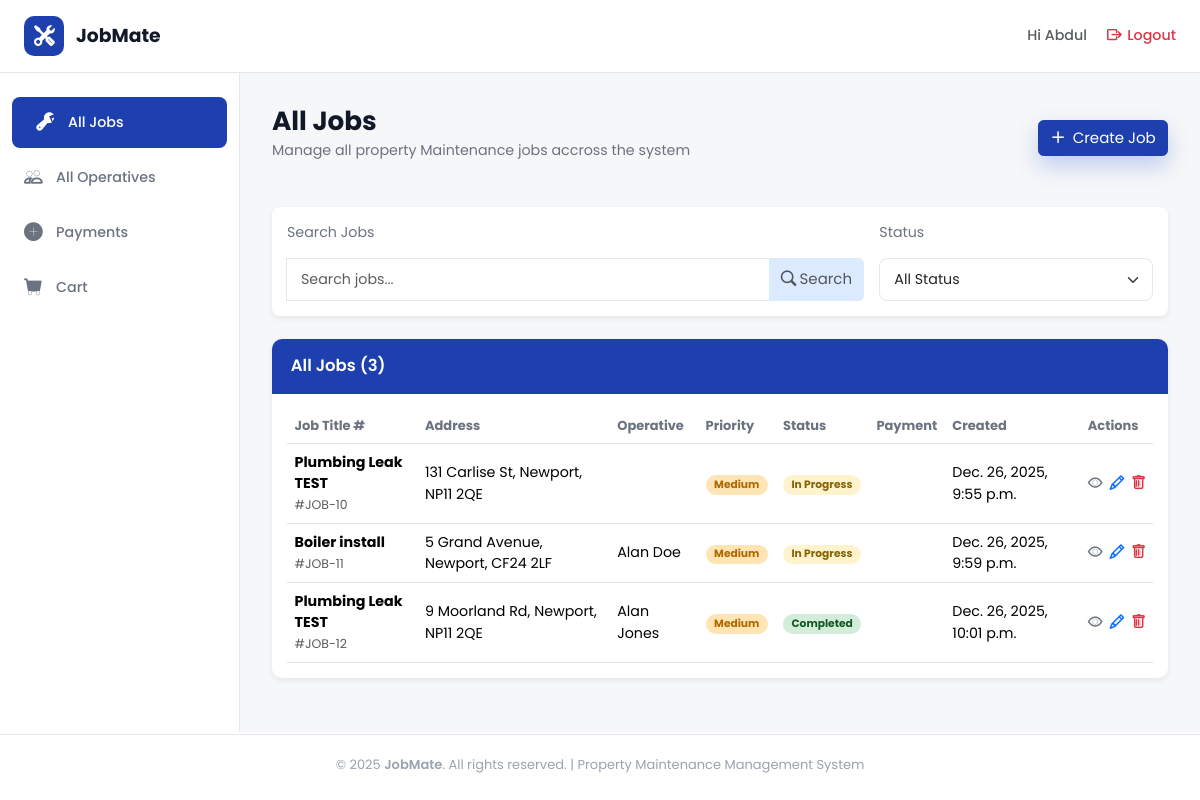
Before: /jobs/all_jobs/ (signed in) with the older database file.
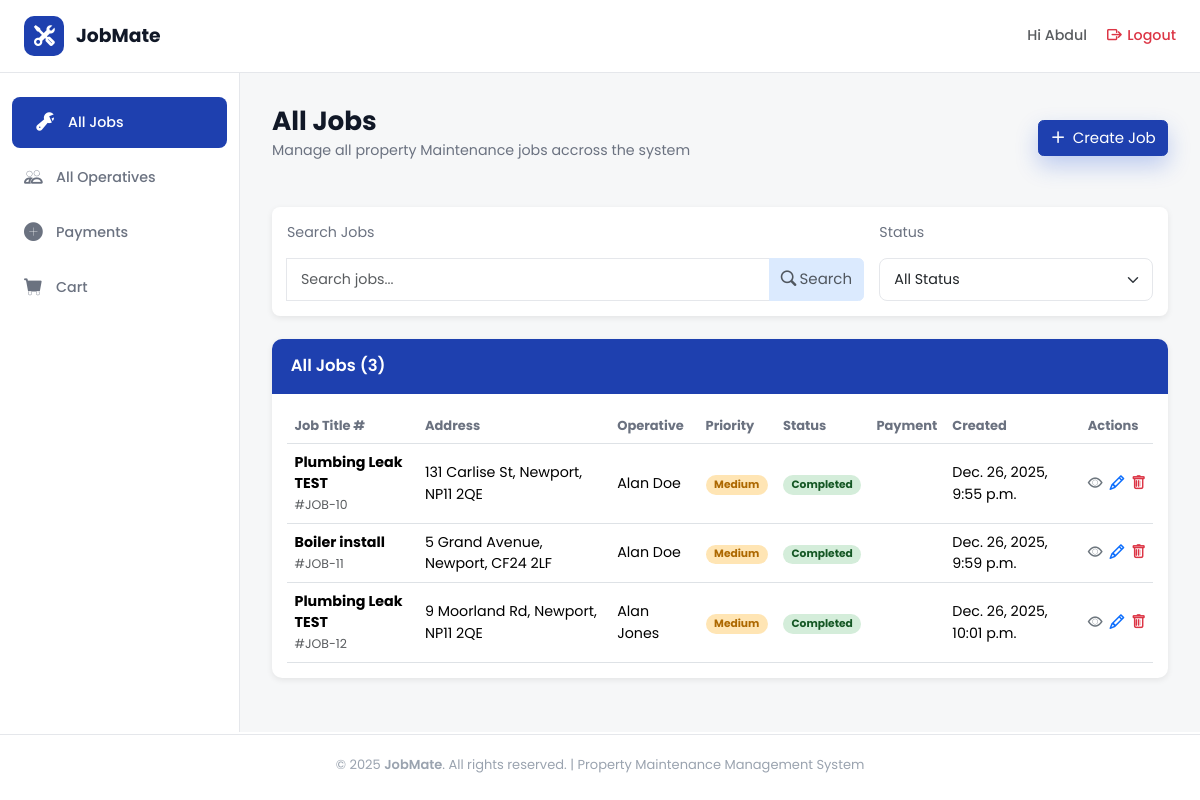
After: the same page with the newer database file.
### jobs/models.py (models this page shows, shortened)
class Job(models.Model):
    PRIORITY_CHOICES = [
        ('high', 'High'),
        ('medium', 'Medium'),
        ('low', 'Low'),
    ]
    CATEGORY_CHOICES = [
        ('plumbing', 'Plumbing'),
        ('heating', 'Heating'),
        ('electrical', 'Electrical'),
    ]
    STATUS_CHOICES = [
        ("pending", "Pending"),
        ("in_progress", "In Progress"),
        ("completed", "Completed"),
        ("cancelled", "Cancelled"),
    ]
    job_title = models.CharField(max_length=100)
    property_owner = models.CharField(max_length=100)
    address = models.CharField(max_length=200)
    city = models.CharField(max_length=100)
    post_code = models.CharField(max_length=20)
    tenant_name = models.CharField(
        max_length=100,
        null=True,
        blank=True
    )
    tenant_phone = models.CharField(
        max_length=20,
        null=True,
        blank=True
    )
    tenant_email = models.EmailField(
        max_length=254,
        null=True,
        blank=True
    )
    priority = models.CharField(
        max_length=20,
        choices=PRIORITY_CHOICES,
        default='medium'
    )
    category = models.CharField(
        max_length=20,
        choices=CATEGORY_CHOICES
    )
    status = models.CharField(
        max_length=20,
        choices=STATUS_CHOICES,
        default="pending"
    )
    description = models.TextField()
    created_at = models.DateTimeField(auto_now_add=True)
    updated_at = models.DateTimeField(auto_now=True)
    due_date = models.DateField()
    estimated_hours = models.DecimalField(
        max_digits=4,
        decimal_places=1,
        null=True,
        blank=True
    )
    job_cost = models.DecimalField(
        max_digits=10,
        decimal_places=2,
        null=True,
        blank=True
    )
    assigned_operative = models.ForeignKey(
        User,
        on_delete=models.SET_NULL,
        null=True,
        blank=True,
        related_name="assigned_jobs"
    )

### jobs/views.py (the view)
# urls.py: path('all_jobs/', views.all_jobs, name='all_jobs'),
@login_required
def all_jobs(request):
    user = request.user
    search_query = request.GET.get("search_term")
    status_filter = request.GET.get("status_filter")
    if user.profile.role != "Admin":
        job_list = Job.objects.filter(assigned_operative=user)
    else:
        job_list = Job.objects.all()
    if search_query:
        job_list = job_list.filter(
            Q(job_title__icontains=search_query) |
            Q(address__icontains=search_query) |
            Q(city__icontains=search_query) |
            Q(post_code__icontains=search_query))
    if status_filter:
        job_list = job_list.filter(status=status_filter)
    for job in job_list:
        transaction = (
            Transaction.objects
            .filter(job=job)
            .order_by("-created_at")
            .first()
        )
        job.payment_status = transaction.status if transaction else None
    print(job.payment_status)
    return render(request, 'all_jobs.html', {"job_list": job_list, "status_filter": status_filter, "search_query": search_query, "job.payment_staus": job.payment_status})

### jobs/templates/all_jobs.html (shortened to what this page needs)
{% extends "dashboard_base.html" %}
{% load static %}
{% block content %}
<div class="heading-section d-flex flex-column justify-content-between flex-md-row">
  <div class="row">
    <h1 class="section-title">All Jobs</h1>
    <p class="section-subtitle">
      Manage all property Maintenance jobs accross the system
    </p>
  </div>
  {% if request.user.is_authenticated and request.user.profile.role == "Admin" %}
  <a href="{% url 'jobs:create_job' %}"
    class="btn btn-primary shadow-cta d-flex align-items-center justify-content-center h-50 mt-3">
    <i class="bi bi-plus-lg me-2"></i>Create Job
  </a>
  {% endif %}
</div>
<div class="filter-container d-flex flex-grow-1 flex-column justify-content-between flex-md-row gap-3 mb-4 ">
  <div class="search-col col-8">
    <p class="section-subtitle">Search Jobs</p>
    <form class="input-group" method="GET">
      <input type="text" name="search_term" class="form-control" placeholder="Search jobs..." />
      <button type="submit" class="btn btn-secondary text-muted">
        <i class="bi bi-search me-1"></i>Search
      </button>
    </form>
  </div>
  <form class="col" method="GET">
    <p class="section-subtitle">Status</p>
    <select class="form-select" name="status_filter" onchange="this.form.submit()">
      <option value="">All Status</option>
    </select>
  </form>
</div>
  <div>
    <div class="table-container">
      <div class="table-header">All Jobs ({{ job_list.count }})</div>
      <div class="table-responsive p-3">
        <table class="table align-middle mb-0">
          <thead class="table-head">
            <tr>
              <th>Job Title #</th>
              <th>Address</th>
              <th>Operative</th>
              <th>Priority</th>
              <th>Status</th>
              <th>Payment</th>
              <th>Created</th>
              <th>Actions</th>
            </tr>
          </thead>
          <tbody>
            {% for job in job_list %}
            <tr class="test">
              <td data-label="Job Title">
                <strong>{{ job.job_title}}</strong><br /><small class="text-muted">#JOB-{{ job.id }}</small>
              </td>
              <td data-label="Address">{{ job.address }}, {{ job.city }}, {{ job.post_code }}</td>
              <td data-label="Operative">{{ job.assigned_operative.first_name }} {{ job.assigned_operative.last_name }}
              </td>
              <td data-label="Priority">
                <span class="badge badge-rounded
                {% if job.priority == 'high' %} badge-high
                {% elif job.priority == 'medium' %}badge-medium
                {% elif job.priority == 'low' %}badge-low
                {% endif %}">
                  {{ job.get_priority_display }}
                </span>
              </td>
              <td data-label="Status">
                <span class="badge badge-rounded
                {% if job.status == 'pending' %}badge-pending
                {% elif job.status == 'in_progress' %}badge-progress
                {% elif job.status == 'completed' %}badge-completed
                {% elif job.status == 'cancelled' %}bg-danger
                {% endif %} ">
                  {{ job.get_status_display }}
                </span>
              </td>
              <td data-label="Payment">
                <span class="badge badge-rounded
                {% if job.payment_status == 'paid' %}badge-success
                {% elif job.payment_status == 'open' %}badge-warning
                {% elif job.payment_status == 'failed' %}badge-danger
                {% else %}badge-muted
                {% endif %}">
                </span>
              </td>
              <td data-label="Created">{{ job.created_at}}</td>
              <td data-label="Actions">
                <div class="d-flex flex-row justify-content-around">
                  <a href="{% url 'jobs:job_detail' job_id=job.id %}" class="text-secondary me-2"><i
                      class="bi bi-eye"></i></a>
                  {% if request.user.is_authenticated and request.user.profile.role == "Admin" %}
                  <a href="{% url 'jobs:edit_job' job_id=job.id %}" class="text-primary me-2"><i
                      class="bi bi-pencil"></i></a>
                  <a href="{% url 'jobs:delete_job' job_id=job.id %}" class="text-danger"><i
                      class="bi bi-trash"></i></a>
                  {% endif %}
                </div>
              </td>
            </tr>
            {% empty %}
            <tr>
              <td colspan="8" class="text-danger">No jobs found!</td>
            </tr>
            {% endfor %}
          </tbody>
        </table>
      </div>
    </div>
  </div>
  {% endblock %}

### templates/dashboard_base.html (shortened to what this page needs)
{% extends "base.html" %}
{% load static %}
{% block body %}
<header class="top-header">
  <div class="logo-section">
    <a href="{% url 'home:home' %}">
      <div class="logo-icon">
        <i class="bi bi-tools"></i>
      </div>
      <span class="logo-text">JobMate</span>
    </a>
  </div>
  <div class="header-right">
    <div class="user-info">
      <a href="{% url 'users:profile_settings' %}" class="text-decoration-none text-muted"><span>Hi {% if request.user.is_authenticated and request.user.first_name == "" %}
        {{ request.user.username }}
        {% else %}
         {{request.user.first_name}}
          {% endif %} </span></a>
    </div>
    <a href="{% url 'account_logout' %}" class="logout-btn text-danger">
      <i class="bi bi-box-arrow-right"></i>
      <span>Logout</span>
    </a>
  </div>
</header>
<div class="dashboard-layout">
  <aside class="sidebar">
    <ul class="sidebar-nav">
      <li>
        <a href="{% url 'jobs:all_jobs' %}"
          class="{% if request.resolver_match.url_name == 'all_jobs' %}active{% endif %}">
          <i class="bi bi-wrench-adjustable"></i>
          <span>All Jobs</span>
        </a>
      </li>
      {% if request.user.is_authenticated and request.user.profile.role == "Admin" %}
      <li>
        <a href="{% url 'users:all_operatives' %}"
          class="{% if request.resolver_match.url_name == 'all_operatives' %}active{% endif %}">
          <i class="bi bi-people"></i>
          <span>All Operatives</span>
        </a>
      </li>
      {% endif %}
      <li>
        <a href="{% url 'cart:payments' %}"
          class="{% if request.resolver_match.url_name == 'payments' %}active nav-link disabled{% endif %}">
          <i class="bi bi-plus-circle-fill"></i>
          <span>Payments</span>
        </a>
      </li>
      <li>
        <a href="{% url 'cart:basket' %}"
          class="{% if request.resolver_match.url_name == 'basket' %}active nav-link disabled{% endif %}">
          <i class="bi bi-cart-fill"></i>
          <span>Cart</span>
        </a>
      </li>
    </ul>
  </aside>
  <main class="main-content">
    {% block content %} {% endblock %}
  </main>
</div>
{% endblock %}

### templates/base.html (shortened to what this page needs)
{% load static %}
<!DOCTYPE html>
<html lang="en">
<head>
    <link href="https://cdn.jsdelivr.net/npm/bootstrap@5.3.3/dist/css/bootstrap.min.css" rel="stylesheet">
    <link href="https://cdn.jsdelivr.net/npm/bootstrap-icons@1.11.3/font/bootstrap-icons.css" rel="stylesheet">
    <link rel="stylesheet" href="{% static 'css/base.css' %}?v=20251012">
    <link rel="stylesheet" href="{% static 'css/home.css' %}?v=20251012">
    <link rel="stylesheet" href="{% static 'css/accounts.css' %}?v=20251012">
    <link rel="stylesheet" href="{% static 'css/dashboard_base.css' %}?v=20251012">
    <link rel="stylesheet" href="{% static 'css/tables.css' %}?v=20251012">
    <link rel="stylesheet" href="{% static 'css/form.css' %}?v=20251012">
    <link rel="stylesheet" href="{% static 'css/job_detail.css' %}?v=20251012">
    <link rel="stylesheet" href="{% static 'css/delete.css' %}?v=20251012">
    <link rel="stylesheet" href="{% static 'css/cart.css' %}?v=20251012">
    <link rel="stylesheet" href="{% static 'css/404.css' %}?v=20251012">
</head>
<body class="d-flex flex-column min-vh-100">
    <main class="flex-grow-1 d-flex flex-column">
        {% block body %}{% endblock %}
    </main>
    {% if not hide_footer %}
    <footer class="site-footer">
        © 2025 <span class="fw-semibold">JobMate</span>. All rights reserved. |
        Property Maintenance Management System
    </footer>
    {% endif %}
</body>
</html>

### static/css/base.css (style rules this page uses)
html { font-size: 15px; }
:root { --jm-blue-600: #2563eb; --jm-blue-700: #1e40af; --jm-default: #ffffff; --jm-main: #e5e7eb; --jm-secondary: #1e40af; --jm-accent: #dbeafe; --jm-accent-light: #f6f7f8; --jm-links: #2563eb; --jm-other: #fd5454; --ink: #111827; --muted: #6b7280; --muted-2: #9aa3af; --footer-bg: #0f172a; --input: #f3f3f6; --card-radius: 14px; --tile-radius: 18px; --shadow-soft: 0 8px 16px rgba(15, 23, 42, 0.06); --shadow-tile: 0 14px 30px rgba(37, 99, 235, 0.25); --shadow-cta: 0 10px 22px rgba(29, 78, 216, 0.25); --purple: #7e22ce; --input-border: #D1D5DB; --topbar-h: 66px; --footer-h: 20px; --sidebar-width: 240px; }
* { box-sizing: border-box; }
body { font-family: "Poppins", system-ui, -apple-system, Segoe UI, Roboto, Helvetica, Arial, sans-serif; font-size: 0.95rem; color: var(--ink); background: var(--page-bg); margin: 0 auto; }
.btn-primary { background-color: var(--jm-blue-700) !important; border-color: var(--jm-blue-700) !important; font-size: 1rem; transition: all 0.25s ease; }
.btn-secondary { background-color: var(--jm-accent) !important; border-color: var(--jm-accent) !important; font-size: 1rem; transition: all 0.25s ease; color: var(--ink); }
.bi::before { font-weight: bold !important; }
.section-title { font-weight: 700; font-size: 1.75rem; color: var(--ink); margin-bottom: 0.25rem; }
.section-subtitle { color: var(--muted); }
.site-footer { padding: var(--footer-h) 0 26px; margin-top: auto; text-align: center; color: var(--muted-2); border-top: var(--jm-main) 1px solid; font-size: small; }

### static/css/home.css (style rules this page uses)
.shadow-cta { box-shadow: var(--shadow-cta); }

### static/css/accounts.css (style rules this page uses)
.form-control, .form-select { border-radius: 8px; border: 1px solid #e5e7eb; padding: 10px 14px; font-size: 0.95rem; transition: border-color .2s, box-shadow .2s; }

### static/css/dashboard_base.css (style rules this page uses)
.dashboard-layout { display: flex; max-width: 1800px; margin: 0 auto; width: 100%; }
.main-content { flex: 1; padding: 32px; background-color: var(--jm-accent-light); overflow-y: auto; height: calc(100vh - 55px - var(--topbar-h) - var(--footer-h)); }
.top-header { background: var(--jm-default); border-bottom: 1px solid var(--jm-main); margin: 0 auto; padding: 16px 24px; display: flex; justify-content: space-between; align-items: center; position: sticky; max-width: 1800px; width: 100%; top: 0; z-index: 1000; }
.logo-section { display: flex; align-items: center; gap: 12px; }
.logo-section a { display: flex; align-items: center; gap: 12px; text-decoration: none; }
.logo-icon { width: 40px; height: 40px; background: var(--jm-blue-700); border-radius: 10px; display: flex; align-items: center; justify-content: center; color: var(--jm-default); font-size: 20px; }
.logo-text { font-size: 1.25rem; font-weight: 700; color: var(--ink); }
.header-right { display: flex; align-items: center; gap: 20px; }
.user-info { display: flex; align-items: center; gap: 8px; color: var(--muted); font-weight: 500; }
.logout-btn { color: var(--muted); text-decoration: none; display: flex; align-items: center; gap: 6px; font-weight: 500; transition: color 0.3s; }
.sidebar { width: var(--sidebar-width); background: var(--jm-default); border-right: 1px solid var(--jm-main); padding: 24px 0; position: sticky; top: 73px; overflow-y: auto; }
.sidebar-nav { list-style: none; padding: 0; margin: 0; }
.sidebar-nav li { margin-bottom: 4px; }
.sidebar-nav a { display: flex; align-items: center; gap: 12px; padding: 12px 24px; color: var(--muted); text-decoration: none; font-weight: 500; transition: all 0.3s; }
.sidebar-nav a.active { background: var(--jm-blue-700); color: white; border-radius: 8px; margin: 0 12px; }
.sidebar-nav a i { font-size: 18px; width: 20px; }

### static/css/tables.css (style rules this page uses)
.heading-section { margin-bottom: 1rem; }
.filter-container { background-color: var(--jm-default); margin-top: 2rem; padding: 1rem; border-radius: 8px; box-shadow:0 2px 6px rgba(0,0,0,0.08); }
.table-container { border-radius: 10px; overflow: hidden; box-shadow: 0 2px 6px rgba(0, 0, 0, 0.08); background: white; }
.table-header { background-color: var(--jm-blue-700); color: var(--jm-default); padding: 1rem 1.25rem; font-weight: 600; font-size: 1.1rem; width: 100%; }
.table-head th { color: var(--muted); font-size: small; }
.badge-rounded { border-radius: 1rem; padding: 0.4em 0.8em; }
.badge-medium { background-color: #ffe5b4; color: #ad6800; }
.badge-completed { background-color: #d4edda; color: #155724; }

Changed rows visible on the page:
changed Job "131 Carlise St": assigned_operative.first_name (not shown) → "Alan"; assigned_operative.last_name (not shown) → "Doe"; status "In Progress" → "Completed"
changed Job "Boiler install": status "In Progress" → "Completed"
